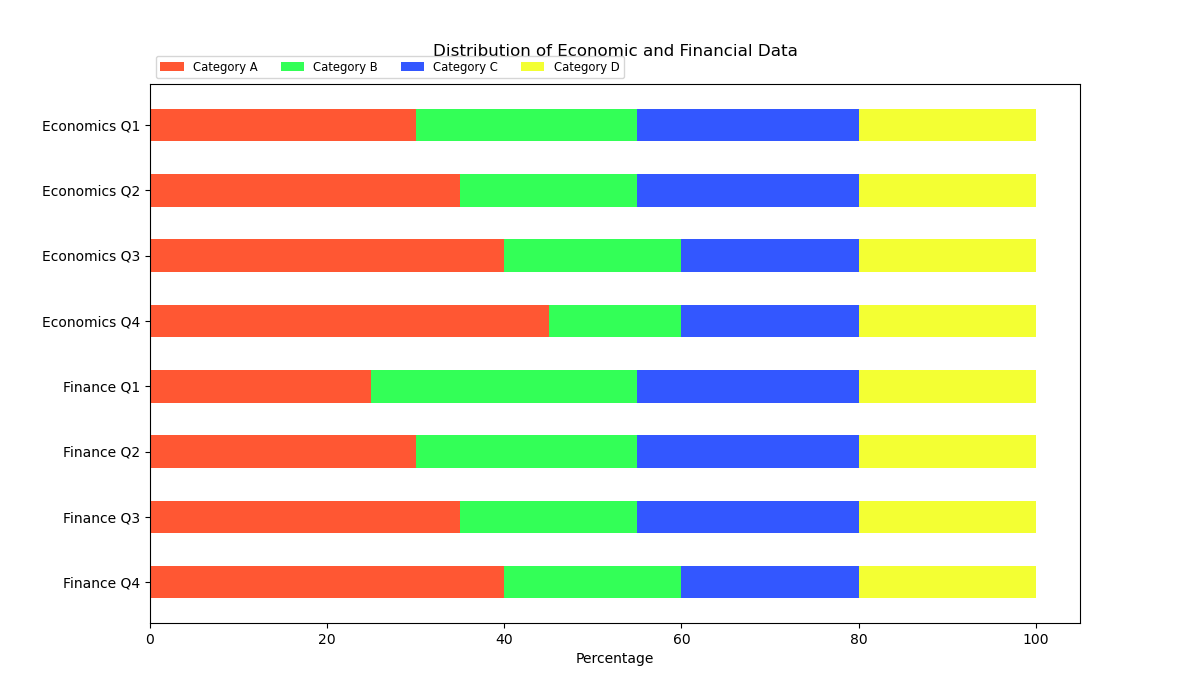

Here is the Python script that generated this plot:

import matplotlib.pyplot as plt
import numpy as np

# Data
categories = ['Category A', 'Category B', 'Category C', 'Category D']
topics = ['Economics Q1', 'Economics Q2', 'Economics Q3', 'Economics Q4', 'Finance Q1', 'Finance Q2', 'Finance Q3', 'Finance Q4']
data = np.array([
    [30, 25, 25, 20],
    [35, 20, 25, 20],
    [40, 20, 20, 20],
    [45, 15, 20, 20],
    [25, 30, 25, 20],
    [30, 25, 25, 20],
    [35, 20, 25, 20],
    [40, 20, 20, 20]
])

data_cum = data.cumsum(axis=1)
category_colors = ['#FF5733', '#33FF57', '#3357FF', '#F3FF33']

fig, ax = plt.subplots(figsize=(12, 7))

ax.invert_yaxis()
ax.xaxis.set_visible(True)

bar_width = 0.5

for i, (colname, color) in enumerate(zip(categories, category_colors)):
    widths = data[:, i]
    starts = data_cum[:, i] - widths
    ax.barh(topics, widths, left=starts, height=bar_width, label=colname, color=color)

ax.set_xlabel('Percentage')
ax.set_title('Distribution of Economic and Financial Data', pad=20)
ax.legend(ncol=len(categories), bbox_to_anchor=(0, 1), loc='lower left', fontsize='small')

plt.show()
